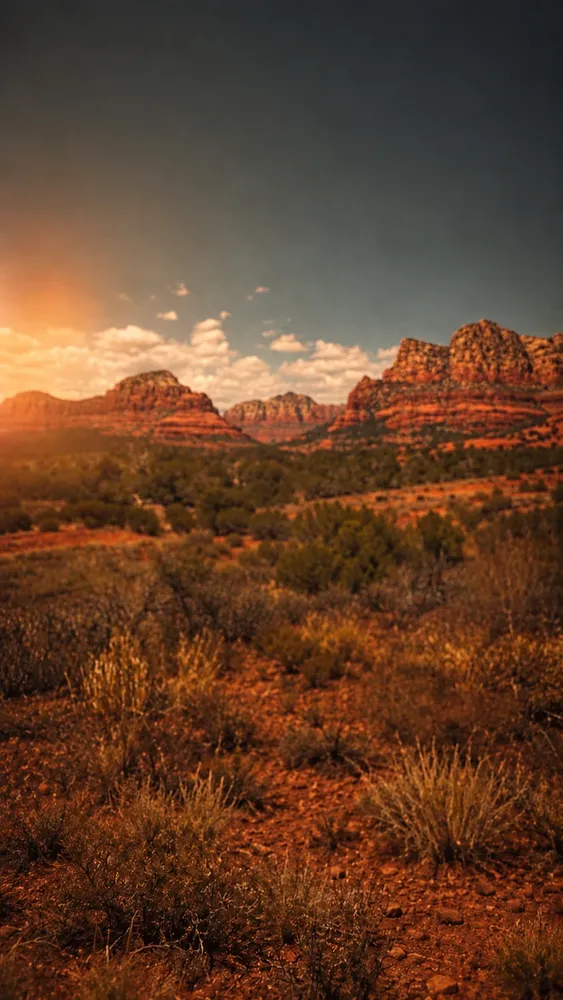
#> input picture assets/portal/sedona-photo.webp, 563 x 1000 px, shrunk from 941 x 1672 before the run
$ python -i grade.py   (imports and definitions only)
#> lines starting #> are read from the running program, lines starting #| are printed output that depends on the picture
#> further down, picture is the input picture: shape (1000, 563, 3); mean B, G, R 42.2, 64.1, 98.8
import cv2, numpy as np
rng=np.random.default_rng(7)
def paper(h,w):
    n=rng.standard_normal((h,w)).astype(np.float32)
    g=cv2.GaussianBlur(n,(0,0),1.1)*0.6+cv2.GaussianBlur(n,(0,0),4)*1.4
    return g/ g.std()
def grade(bgr, chroma=0.76, contrast=0.9, smooth=0.55, grain=2.2):
#> called with chroma = 0.76, contrast = 0.9, smooth = 0.55, grain = 2.2
    img=bgr.astype(np.uint8)
    sm=cv2.edgePreservingFilter(img,flags=1,sigma_s=18,sigma_r=0.12)
    img=cv2.addWeighted(sm,smooth,img,1-smooth,0)
    lab=cv2.cvtColor(img,cv2.COLOR_BGR2LAB).astype(np.float32)
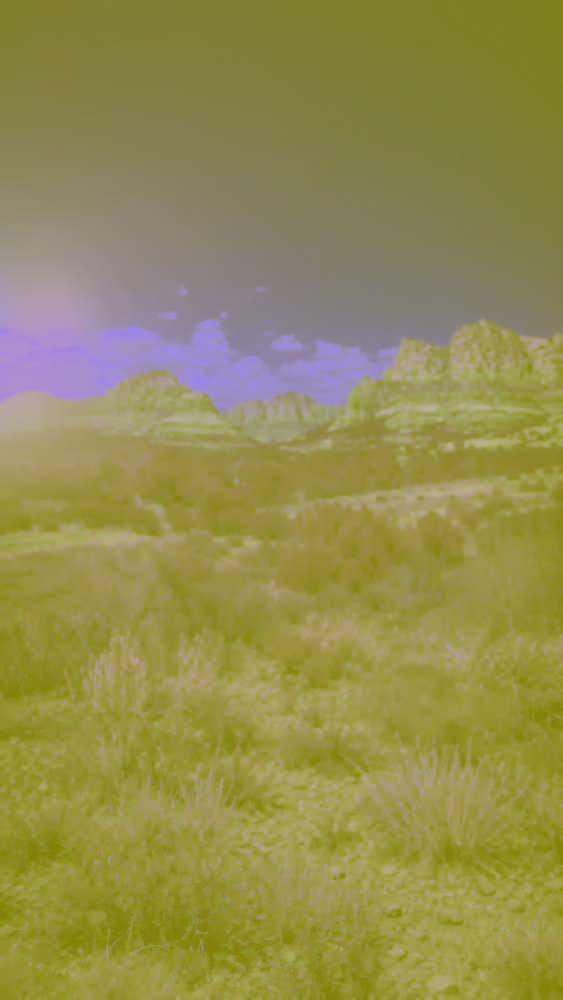
#> lab: shape (1000, 563, 3) float32; mean B, G, R 78.1, 141, 147.4
    L,a,b=lab[...,0],lab[...,1]-128,lab[...,2]-128
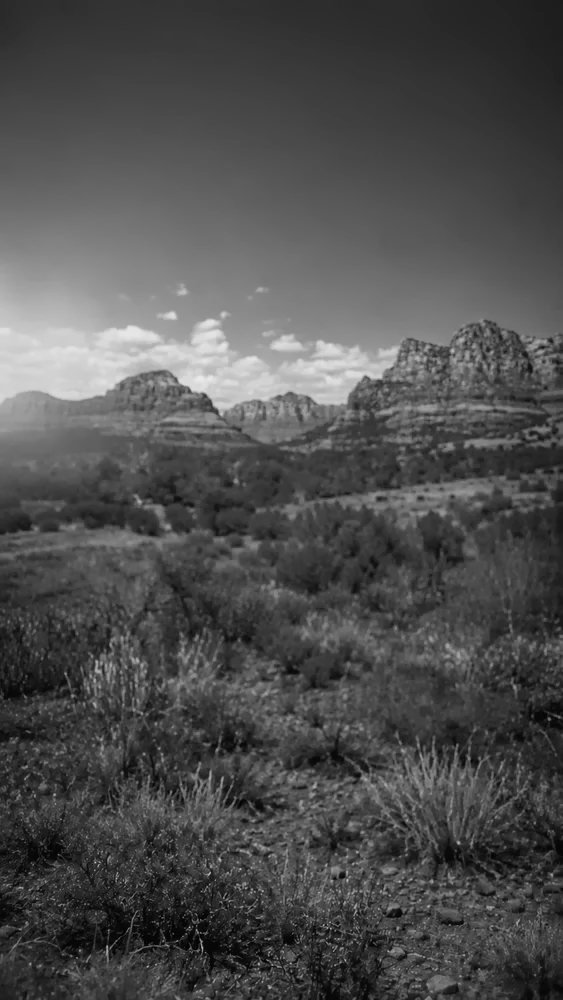
#> L: shape (1000, 563) float32; min 2, max 235, mean 78.1
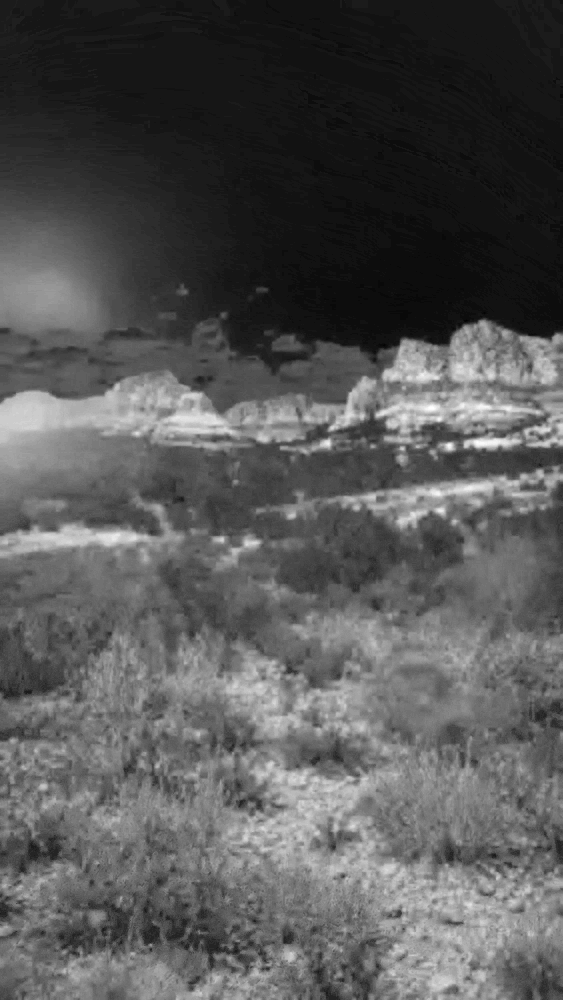
#> a: shape (1000, 563) float32; min -6, max 50, mean 13; drawn with min black and max white
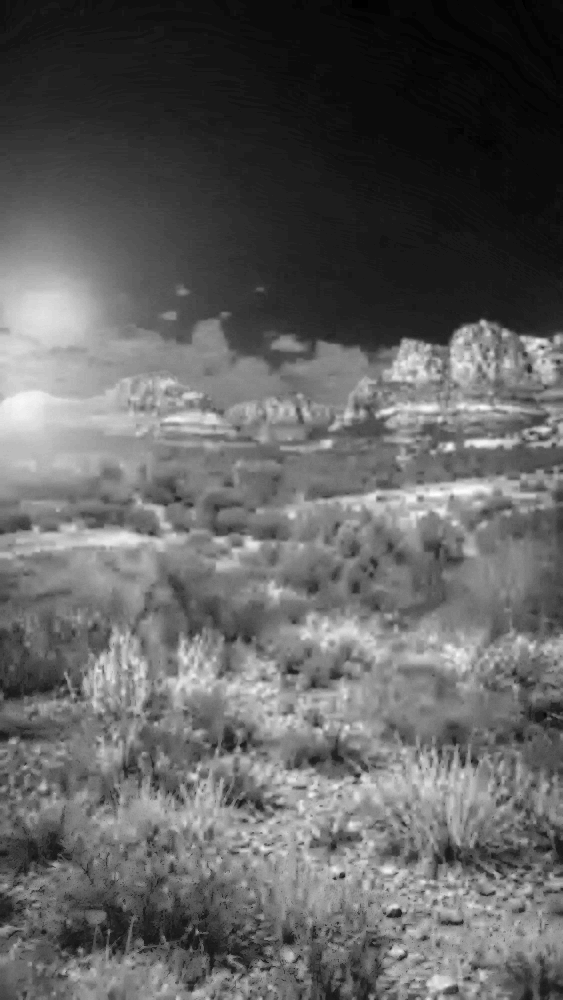
#> b: shape (1000, 563) float32; min -4, max 57, mean 19.4; drawn with min black and max white
    L=(L-128)*contrast+128+4          # softer contrast, slightly lifted
    a*=chroma; b=b*chroma+2.5         # muted colour, a touch warm (aged paper)
    L+=paper(*L.shape)*grain          # fine paper/canvas tooth
    lab=np.dstack([np.clip(L,0,255),np.clip(a+128,0,255),np.clip(b+128,0,255)]).astype(np.uint8)
    return cv2.cvtColor(lab,cv2.COLOR_LAB2BGR)
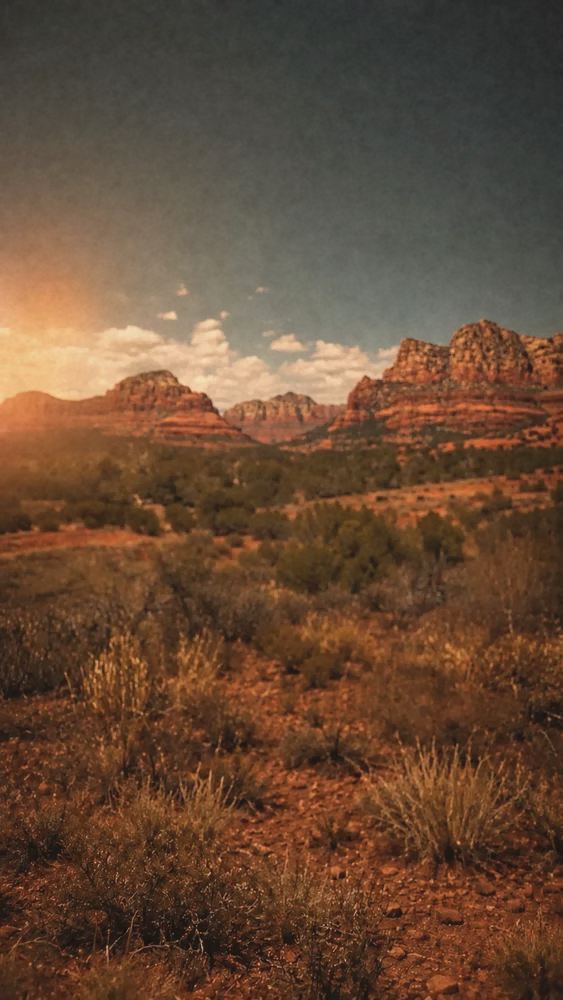
#> returned value: shape (1000, 563, 3); mean B, G, R 54.4, 74.5, 102.3

>>> import cv2
>>> picture = cv2.imread('../../../assets/portal/sedona-photo.webp')
>>> result = grade(picture)
